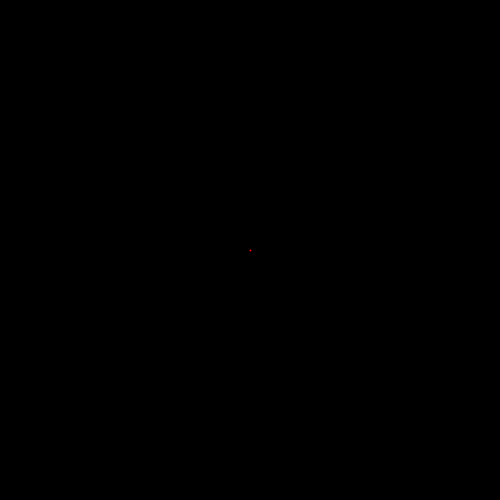
Frame 1 (no input)
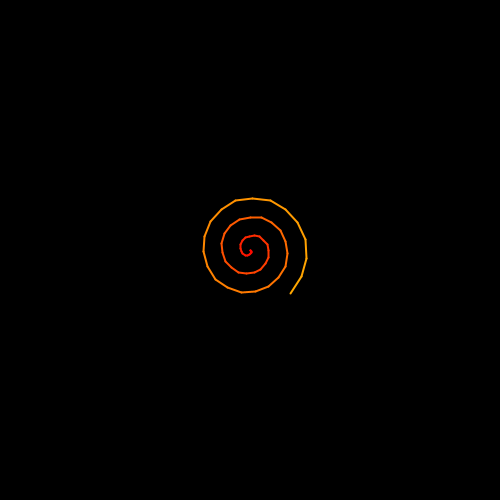
Frame 60 (the mouse pressed at the canvas centre just before this capture)
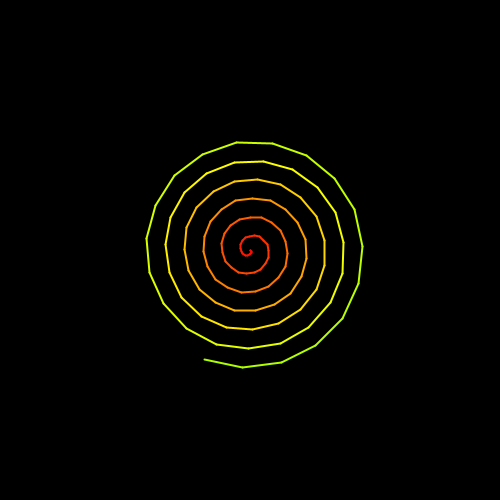
Frame 120 (the mouse held since frame 60 and released just before this capture)

The Processing sketch that drew these frames (run headless with seeded random() and noise(); from frame 60 on, the mouse is pressed at the canvas centre):

// Processing sketch: processing_129106
// ── processing_129106.pde

float radius = 0.0;
float timer = 0.0;
int thickness = 2;
float center = 0.0;
float prevX = 0.0;
float prevY = 0.0;

void setup()
{
  size(500, 500);
  colorMode(HSB, 360, 100, 100); 
  frameRate(30);
  
  background(0, 0, 0);
  
  center = width / 2.0;
  prevX = center;
  prevY = center;
}

void draw()
{
   if (timer > 10)
   {
     timer = 0.0;
     radius = 0.0;
     thickness = thickness + 2;
   }
  
  // Set the x and y position to equation of a circle.
    float spiralOffset = 10.0;
    float x = radius * cos(timer * spiralOffset);
    float y = radius * sin(timer * spiralOffset);
    x += center;
    y += center;
    
    if (timer == 0.0)
    {
      prevX = x;
      prevY = y;
    }
    
    // Draw line from previous position to current using thickness.
    // Use the timer to cycle the color from 0->360.
    // Alpha of 25% creates the "dotted" effect on the lines from the overlap of prev and x.
    strokeWeight(thickness); 
    float timerScalar = 20.0;   
    stroke(timer * timerScalar, 100, 100, 255);
    line(prevX, prevY, x, y);
     
    // Set the previous x and y to the current for next time. 
    prevX = x;
    prevY = y;
    
    timer = timer + (1.0 / 30.0);
    radius = radius + 1;
}
  
